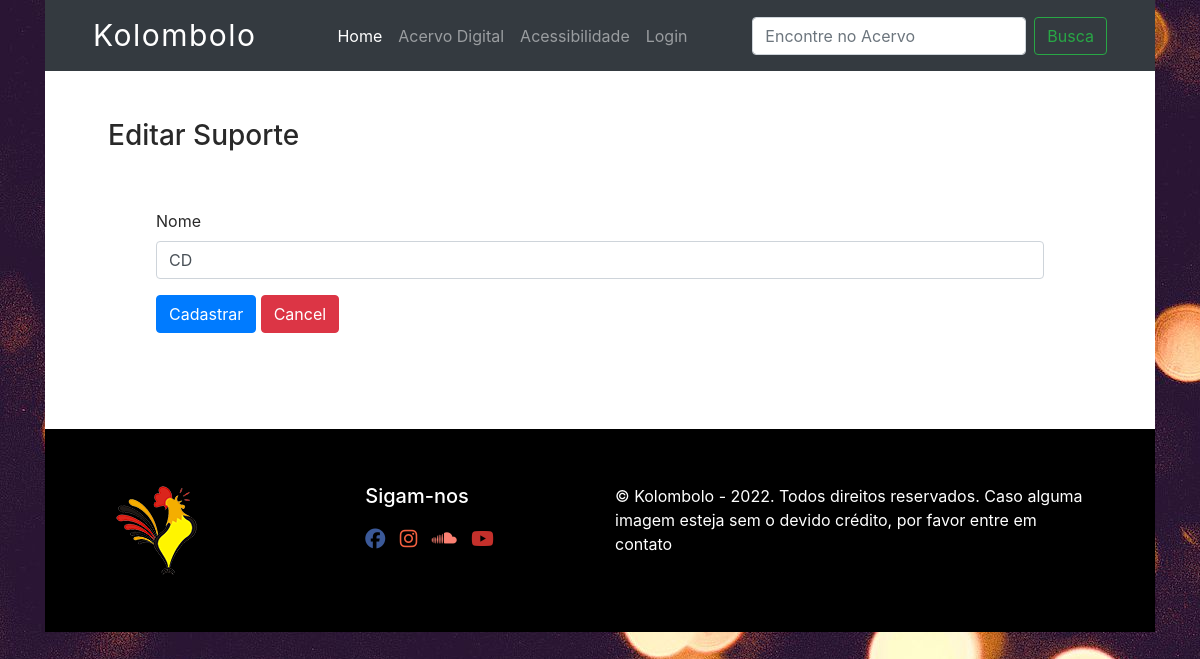
/edit-suporte/2, run on an earlier commit of the app's database.
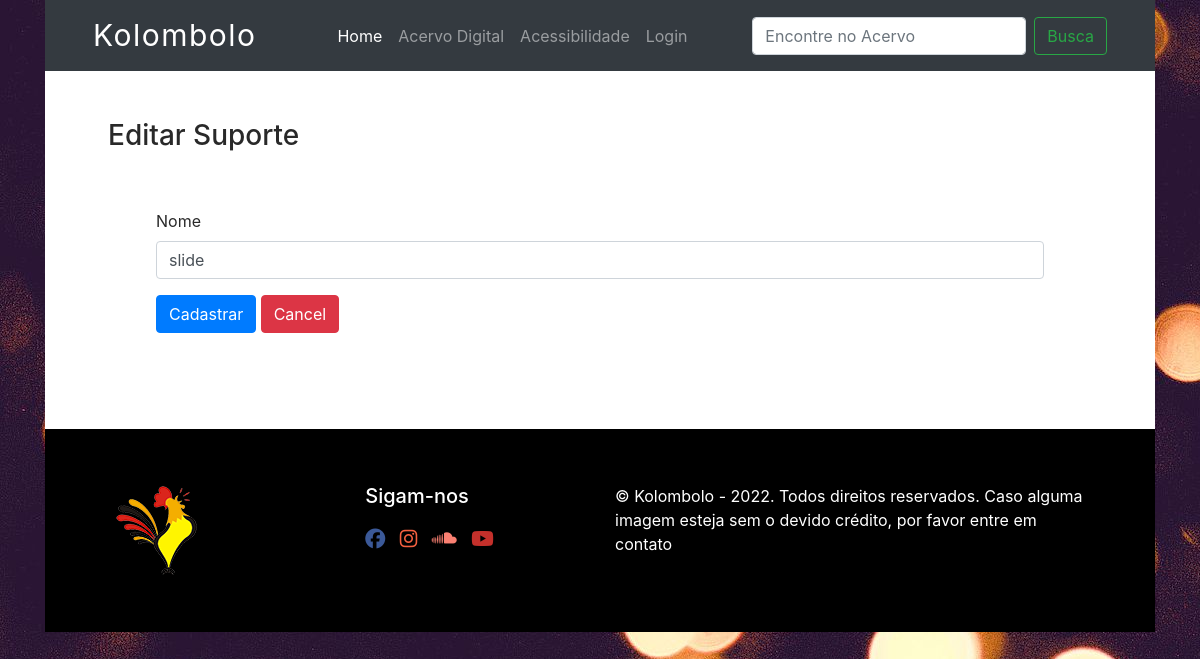
And on a later commit of the database.
### database.py (models this page shows, shortened)
class Suporte(Base):
    __tablename__='suporte'
    id=Column(Integer(), primary_key=True, autoincrement=True)
    name=Column(String(80), nullable=False, unique=True)

### app.py (the view, shortened to what this page needs)
@app.route("/edit-suporte/<int:suporte_id>", methods=["GET", "POST"])
def edit_suporte(suporte_id):
    suporte = local_session.query(Suporte).get(suporte_id)
    edit_suporte = SuporteForm(
        name=suporte.name
    )
    return render_template("suporte.html", form=edit_suporte, is_edit=True)

### forms.py
class SuporteForm(FlaskForm):
    name = StringField("Nome", validators=[DataRequired(MENSAGEM_PADRAO)])
    submit = SubmitField("Cadastrar")

### templates/suporte.html (shortened to what this page needs)
{% extends "base.html" %}
{% import "bootstrap/wtf.html" as wtf %}
{% block content %}
<div class="container px-5">
  {% if is_edit: %}
      <h3>Editar Suporte</h3>
      {% else: %}
      <h3>Cadastro Suporte</h3>
  {% endif %}
  <div class="container p-5">
    <form class="form form-horizontal" method="post" role="form">
      {{ wtf.form_field(form.name) }}
      {{ wtf.form_field(form.submit, button_map={"submit": "primary"}) }}
      <a href="/suporte-admin" class="btn btn-danger">Cancel</a>
    </form>
  </div>
</div>
{% endblock %}

What changed in the data, as far as the page shows it:
changed Suporte: name "CD" → "slide"
